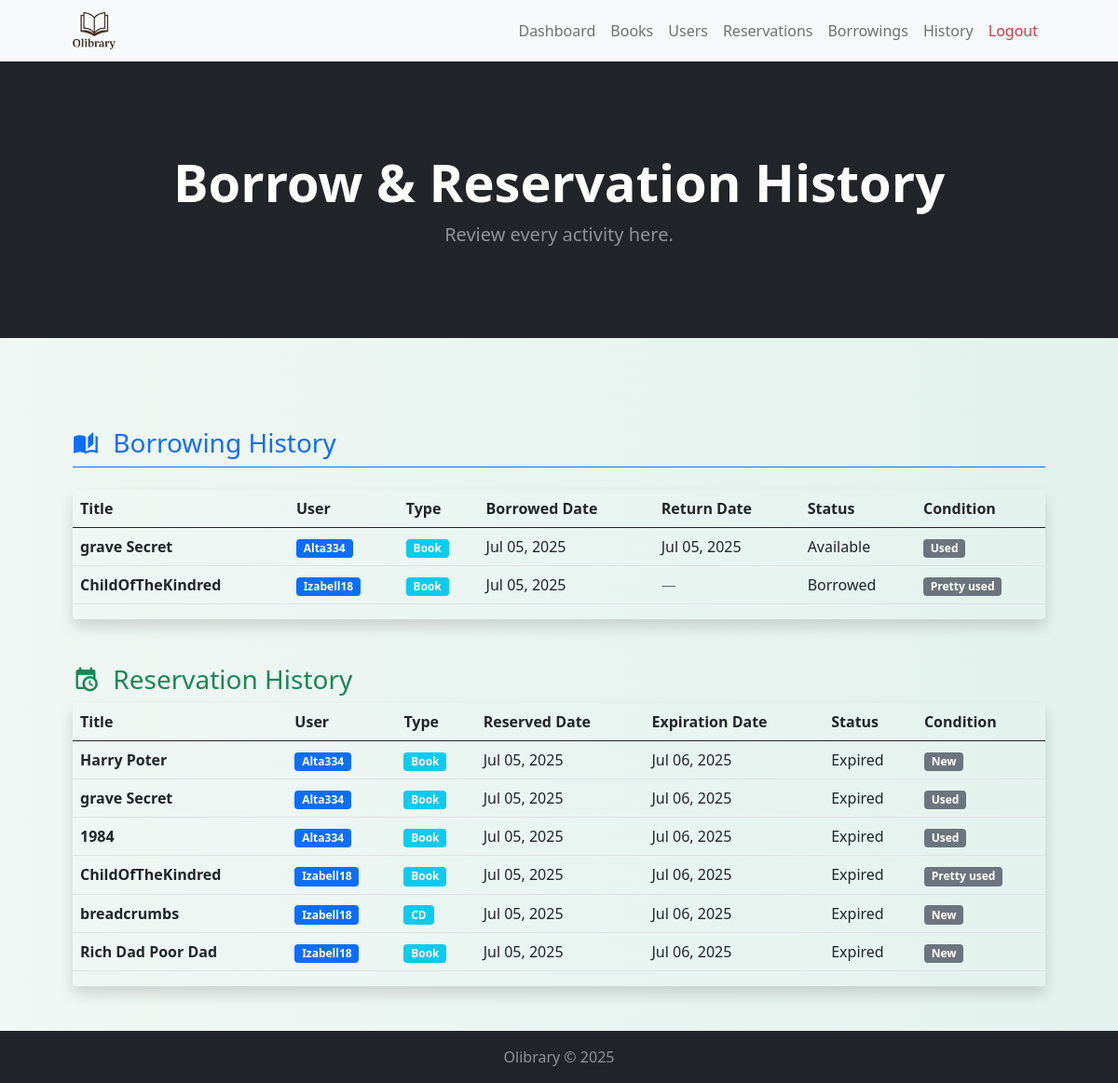
/admin/history.php, run on an earlier commit of the app's database.
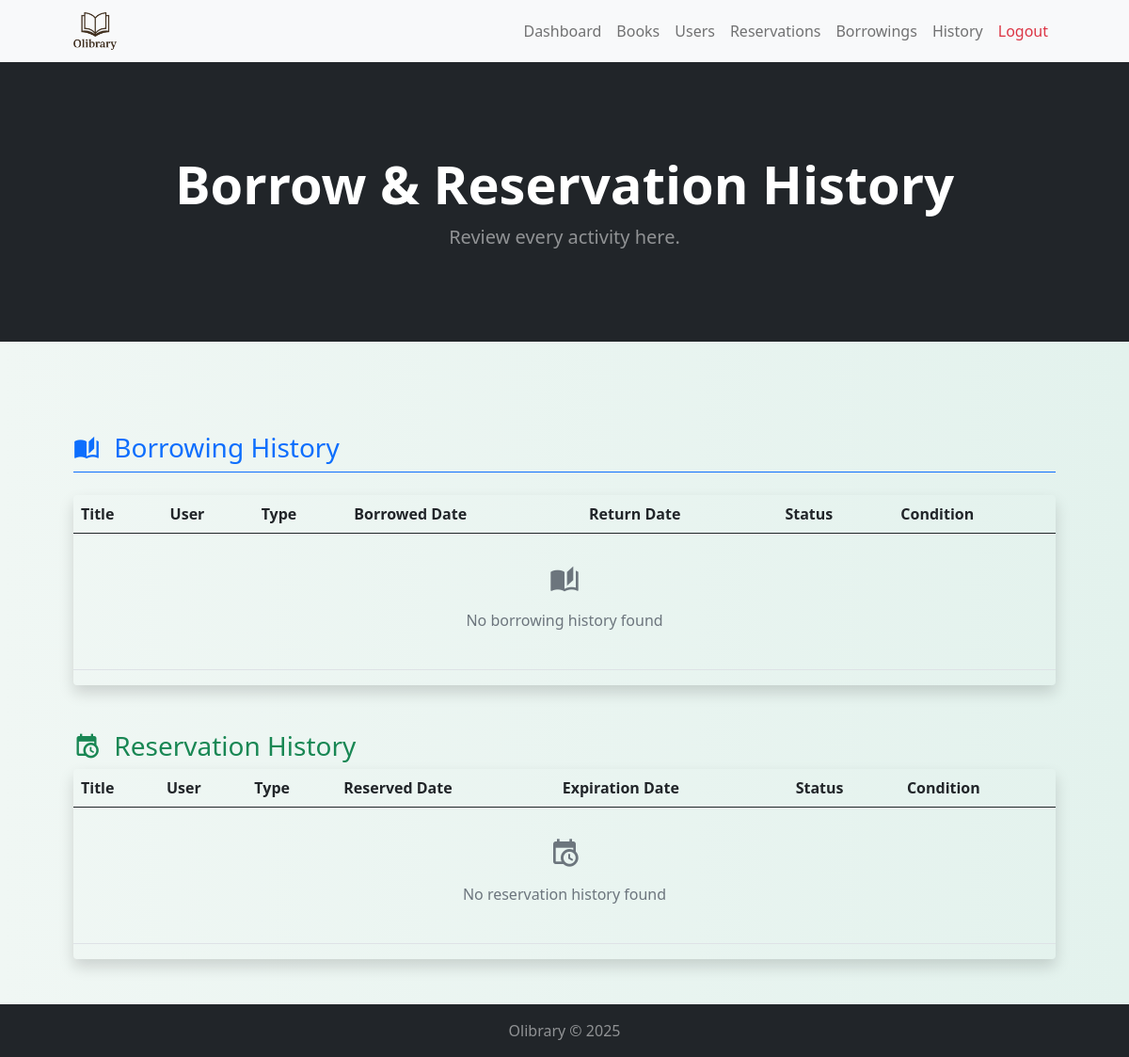
And on a later commit of the database.
### tables this page shows
CREATE TABLE borrowings (
  Borrowing_ID INT AUTO_INCREMENT PRIMARY KEY,
  Borrowing_Date TIMESTAMP DEFAULT CURRENT_TIMESTAMP,
  Borrowing_Return_Date DATE,
  Nickname VARCHAR(150),
  Collection_ID INT,
  Reservation_ID INT UNIQUE,
  Status VARCHAR(20),
  FOREIGN KEY (Nickname) REFERENCES client(Nickname),
  FOREIGN KEY (Collection_ID) REFERENCES collection(Collection_ID),
  FOREIGN KEY (Reservation_ID) REFERENCES reservation(Reservation_ID)
);

CREATE TABLE collection (
  Collection_ID INT AUTO_INCREMENT PRIMARY KEY,
  Type_ID INT,
  Title VARCHAR(50),
  Author_Name VARCHAR(100),
  Cover_Image VARCHAR(100),
  State VARCHAR(100),
  Edition_Date DATE,
  Buy_Date DATE,
  Status VARCHAR(20) DEFAULT 'Available',
  FOREIGN KEY (Type_ID) REFERENCES types(Type_ID)
);

CREATE TABLE client (
  Nickname VARCHAR(150) PRIMARY KEY,
  Password VARCHAR(150),
  Address VARCHAR(100),
  Email VARCHAR(100),
  Phone VARCHAR(100),
  CIN VARCHAR(50),
  Occupation VARCHAR(50),
  Penalty_Count INT DEFAULT 0,
  Birth_Date DATE,
  Creation_Date DATE DEFAULT CURRENT_DATE,
  Admin TINYINT(1) DEFAULT 0
);

CREATE TABLE types (
  Type_ID INT AUTO_INCREMENT PRIMARY KEY,
  Type_Name VARCHAR(50)
);

CREATE TABLE reservation (
  Reservation_ID INT AUTO_INCREMENT PRIMARY KEY,
  Reservation_Date DATETIME,
  Reservation_Expiration_Date DATETIME,
  Collection_ID INT,
  Nickname VARCHAR(150),
  FOREIGN KEY (Collection_ID) REFERENCES collection(Collection_ID),
  FOREIGN KEY (Nickname) REFERENCES client(Nickname)
);

### classes/dbConnect.class.php (called while the page is built, shortened)
<?php
class dbConnect
{
    protected $host = 'localhost';
    protected $dbname = 'library';
    protected $username = 'outhman790';
    protected $Password = 'outhman790..!!';
    public function connect()
    {
        $dsn = "mysql:host={$this->host};dbname={$this->dbname}";
        $options = [
            PDO::ATTR_ERRMODE => PDO::ERRMODE_EXCEPTION,
            PDO::ATTR_DEFAULT_FETCH_MODE => PDO::FETCH_ASSOC,
        ];
        try {
            $this->connection = new PDO($dsn, $this->username, $this->Password, $options);
            return $this->connection;
        } catch (PDOException $e) {
            throw new Exception('Could not connect to database: ' . $e->getMessage());
        }
    }
}

### classes/myBorrowings.class.php (called while the page is built, shortened)
<?php
include("dbConnect.class.php");
class getMyBorrowings extends dbConnect
{
    private $nickname;
    public function __construct($nickname = null)
    {
        $this->nickname = $nickname;
    }
    public function getMyBorrowings()
    {
        try {
            if ($this->nickname) {
                $stmt = $this->connection->prepare("SELECT b.*, c.Title, c.Cover_Image, c.State, t.Type_Name, cl.Nickname as User_Nickname
                    FROM borrowings b
                    JOIN collection c ON b.Collection_ID = c.Collection_ID
                    JOIN types t ON c.Type_ID = t.Type_ID
                    JOIN client cl ON b.Nickname = cl.Nickname
                    WHERE b.Nickname = ?
                    ORDER BY b.Borrowing_Date DESC;");
                $stmt->execute([$this->nickname]);
            } else {
                $stmt = $this->connection->prepare("SELECT b.*, c.Title, c.Cover_Image, c.State, t.Type_Name, cl.Nickname as User_Nickname
                    FROM borrowings b
                    JOIN collection c ON b.Collection_ID = c.Collection_ID
                    JOIN types t ON c.Type_ID = t.Type_ID
                    JOIN client cl ON b.Nickname = cl.Nickname
                    ORDER BY b.Borrowing_Date DESC;");
                $stmt->execute();
            }
            $myReservations = $stmt->fetchAll();
            return $myReservations;
        } catch (PDOException $e) {
            throw new Exception('Error getting borrowings: ' . $e->getMessage());
        }
    }
}

### classes/reservationHistory.class.php (called while the page is built, shortened)
<?php
include_once __DIR__ . '/dbConnect.class.php';
class ReservationHistory extends dbConnect
{
    public function getHistory()
    {
        try {
            $stmt = $this->connection->prepare("SELECT r.*, c.Title, c.Cover_Image, c.State, t.Type_Name, cl.Nickname as User_Nickname
                FROM reservation r
                JOIN collection c ON r.Collection_ID = c.Collection_ID
                JOIN types t ON c.Type_ID = t.Type_ID
                JOIN client cl ON r.Nickname = cl.Nickname
                ORDER BY r.Reservation_Date DESC;");
            $stmt->execute();
            return $stmt->fetchAll();
        } catch (PDOException $e) {
            throw new Exception('Error getting reservation history: ' . $e->getMessage());
        }
    }
}

### admin/history.php (the view, shortened to what this page needs)
<?php
require_once("../classes/myBorrowings.class.php");
require_once("../classes/reservationHistory.class.php");
?>
<!DOCTYPE html>
<html lang="en">
<head>
    <link href="https://cdn.jsdelivr.net/npm/bootstrap@5.0.2/dist/css/bootstrap.min.css" rel="stylesheet" />
    <link href="https://cdn.jsdelivr.net/npm/bootstrap-icons@1.5.0/font/bootstrap-icons.css" rel="stylesheet" />
    <link href="https://cdn.jsdelivr.net/npm/@mdi/font@7.1.96/css/materialdesignicons.min.css" rel="stylesheet" />
</head>
<body class="d-flex flex-column min-vh-100 bg-light" style="background: linear-gradient(to right, #f0f7f4, #e3f2ed); color: #1a2e35;">
    <div class="d-flex flex-column min-vh-100">
    <nav class="navbar navbar-expand-lg navbar-light bg-light">
        <div class="container px-4 px-lg-5">
            <a class="navbar-brand" href="admin_homepage.php">
                <img src="../img/Olibrary_logo.png" alt="Library logo" style="height: 40px;">
            </a>
            <div class="collapse navbar-collapse justify-content-end" id="navbarNav">
                <ul class="navbar-nav">
                    <li class="nav-item"><a class="nav-link" href="admin_homepage.php">Dashboard</a></li>
                    <li class="nav-item"><a class="nav-link" href="allItems.php">Books</a></li>
                    <li class="nav-item"><a class="nav-link" href="users.php">Users</a></li>
                    <li class="nav-item"><a class="nav-link" href="all_reservations.php">Reservations</a></li>
                    <li class="nav-item"><a class="nav-link" href="all_borrowings.php">Borrowings</a></li>
                    <li class="nav-item"><a class="nav-link" href="history.php">History</a></li>
                    <li class="nav-item"><a class="nav-link text-danger" href="../includes/logout.inc.php">Logout</a></li>
                </ul>
            </div>
        </div>
    </nav>
        <header class="bg-dark py-5">
            <div class="container px-4 px-lg-5 my-5">
                <div class="text-center text-white">
                    <h1 class="display-4 fw-bolder">Borrow & Reservation History</h1>
                    <p class="lead fw-normal text-white-50 mb-0">Review every activity here.</p>
                </div>
            </div>
        </header>
        <main class="flex-grow-1">
            <section class="py-5">
                <div class="container px-4 px-lg-5 mt-5">
                    <div class="mb-5">
                        <h3 class="text-primary border-bottom border-primary pb-2 mb-4">
                            <i class="mdi mdi-book-open-page-variant me-2"></i>
                            Borrowing History
                        </h3>
                        <div class="table-responsive rounded shadow">
                            <table class="table table-hover">
                                <thead>
                                    <tr>
                                        <th>Title</th>
                                        <th>User</th>
                                        <th>Type</th>
                                        <th>Borrowed Date</th>
                                        <th>Return Date</th>
                                        <th>Status</th>
                                        <th>Condition</th>
                                    </tr>
                                </thead>
                                <tbody>
                                    <?php
                                    $borrowObj = new getMyBorrowings();
                                    $borrowings = $borrowObj->getMyBorrowings();
                                    if (empty($borrowings)) : ?>
                                    <tr>
                                        <td colspan="7" class="text-center text-muted py-4">
                                            <i class="mdi mdi-book-open-page-variant" style="font-size: 2rem;"></i>
                                            <p class="mt-2">No borrowing history found</p>
                                        </td>
                                    </tr>
                                    <?php else :
                                    foreach ($borrowings as $borrowing) : ?>
                                    <tr>
                                        <td>
                                            <strong><?php echo htmlspecialchars($borrowing['Title']) ?></strong>
                                        </td>
                                        <td>
                                            <span class="badge bg-primary"><?php echo htmlspecialchars($borrowing['User_Nickname']) ?></span>
                                        </td>
                                        <td>
                                            <span class="badge bg-info"><?php echo htmlspecialchars($borrowing['Type_Name']) ?></span>
                                        </td>
                                        <td><?php echo date('M d, Y', strtotime($borrowing['Borrowing_Date'])) ?></td>
                                        <td>
                                            <?php
                                            if ($borrowing['Borrowing_Return_Date']) {
                                                echo date('M d, Y', strtotime($borrowing['Borrowing_Return_Date']));
                                            } else {
                                                echo '<span class="text-muted">—</span>';
                                            }
                                            ?>
                                        </td>
                                        <td>
                                            <?php
                                            $statusClass = '';
                                            $statusText = $borrowing['Status'];
                                            if (strpos(strtolower($statusText), 'active') !== false) {
                                                $statusClass = 'status-active';
                                            } elseif (strpos(strtolower($statusText), 'returned') !== false) {
                                                $statusClass = 'status-returned';
                                            } else {
                                                $statusClass = 'status-expired';
                                            }
                                            ?>
                                            <span class="status-badge <?php echo $statusClass ?>">
                                                <?php echo htmlspecialchars($statusText) ?>
                                            </span>
                                        </td>
                                        <td>
                                            <span class="badge bg-secondary"><?php echo htmlspecialchars($borrowing['State']) ?></span>
                                        </td>
                                    </tr>
                                    <?php endforeach; endif; ?>
                                </tbody>
                            </table>
                        </div>
                    </div>
                    <div class="history-section">
                        <h3 class="section-header text-success">
                            <i class="mdi mdi-calendar-clock me-2"></i>
                            Reservation History
                        </h3>
                        <div class="table-responsive rounded shadow">
                            <table class="table table-hover">
                                <thead>
                                    <tr>
                                        <th>Title</th>
                                        <th>User</th>
                                        <th>Type</th>
                                        <th>Reserved Date</th>
                                        <th>Expiration Date</th>
                                        <th>Status</th>
                                        <th>Condition</th>
                                    </tr>
                                </thead>
                                <tbody>
                                    <?php
                                    $resHistoryObj = new ReservationHistory();
                                    $reservations = $resHistoryObj->getHistory();
                                    if (empty($reservations)) : ?>
                                    <tr>
                                        <td colspan="7" class="text-center text-muted py-4">
                                            <i class="mdi mdi-calendar-clock" style="font-size: 2rem;"></i>
                                            <p class="mt-2">No reservation history found</p>
                                        </td>
                                    </tr>
                                    <?php else :
                                    foreach ($reservations as $reservation) : ?>
                                    <tr>
                                        <td>
                                            <strong><?php echo htmlspecialchars($reservation['Title']) ?></strong>
                                        </td>
                                        <td>
                                            <span class="badge bg-primary"><?php echo htmlspecialchars($reservation['User_Nickname']) ?></span>
                                        </td>
                                        <td>
                                            <span class="badge bg-info"><?php echo htmlspecialchars($reservation['Type_Name']) ?></span>
                                        </td>
                                        <td><?php echo date('M d, Y', strtotime($reservation['Reservation_Date'])) ?></td>
                                        <td><?php echo date('M d, Y', strtotime($reservation['Reservation_Expiration_Date'])) ?></td>
                                        <td>
                                            <?php
                                            $expirationDate = new DateTime($reservation['Reservation_Expiration_Date']);
                                            $currentDate = new DateTime();
                                            $statusClass = $expirationDate < $currentDate ? 'status-expired' : 'status-active';
                                            $statusText = $expirationDate < $currentDate ? 'Expired' : 'Active';
                                            ?>
                                            <span class="status-badge <?php echo $statusClass ?>">
                                                <?php echo $statusText ?>
                                            </span>
                                        </td>
                                        <td>
                                            <span class="badge bg-secondary"><?php echo htmlspecialchars($reservation['State']) ?></span>
                                        </td>
                                    </tr>
                                    <?php endforeach; endif; ?>
                                </tbody>
                            </table>
                        </div>
                    </div>
                </div>
            </section>
        </main>
        <footer class="text-center mt-auto py-3 bg-dark">
            <p class="mb-0 text-white-50">Olibrary &copy; <?= date("Y") ?> </p>
        </footer>
    </div>
</body>
</html>

What changed in the data, as far as the page shows it:
removed borrowings: Collection_ID.Title "grave Secret", Nickname.Nickname "Alta334", types.Type_Name "Book", Borrowing_Date "Jul 05, 2025", Borrowing_Return_Date "Jul 05, 2025", Status "Available", Collection_ID.State "Used"
removed borrowings: Collection_ID.Title "ChildOfTheKindred", Nickname.Nickname "Izabell18", types.Type_Name "Book", Borrowing_Date "Jul 05, 2025", Status "Borrowed", Collection_ID.State "Pretty used"
removed reservation: Collection_ID.Title "Harry Poter", Nickname.Nickname "Alta334", types.Type_Name "Book", Reservation_Date "Jul 05, 2025", Reservation_Expiration_Date "Jul 06, 2025", Reservation_Expiration_Date "Expired", Collection_ID.State "New"
removed reservation: Collection_ID.Title "grave Secret", Nickname.Nickname "Alta334", types.Type_Name "Book", Reservation_Date "Jul 05, 2025", Reservation_Expiration_Date "Jul 06, 2025", Reservation_Expiration_Date "Expired", Collection_ID.State "Used"
removed reservation: Collection_ID.Title "1984", Nickname.Nickname "Alta334", types.Type_Name "Book", Reservation_Date "Jul 05, 2025", Reservation_Expiration_Date "Jul 06, 2025", Reservation_Expiration_Date "Expired", Collection_ID.State "Used"
removed reservation: Collection_ID.Title "ChildOfTheKindred", Nickname.Nickname "Izabell18", types.Type_Name "Book", Reservation_Date "Jul 05, 2025", Reservation_Expiration_Date "Jul 06, 2025", Reservation_Expiration_Date "Expired", Collection_ID.State "Pretty used"
removed reservation: Collection_ID.Title "breadcrumbs", Nickname.Nickname "Izabell18", types.Type_Name "CD", Reservation_Date "Jul 05, 2025", Reservation_Expiration_Date "Jul 06, 2025", Reservation_Expiration_Date "Expired", Collection_ID.State "New"
removed reservation: Collection_ID.Title "Rich Dad Poor Dad", Nickname.Nickname "Izabell18", types.Type_Name "Book", Reservation_Date "Jul 05, 2025", Reservation_Expiration_Date "Jul 06, 2025", Reservation_Expiration_Date "Expired", Collection_ID.State "New"
Also different on the page:
text now shown: "No borrowing history found No reservation history found"
